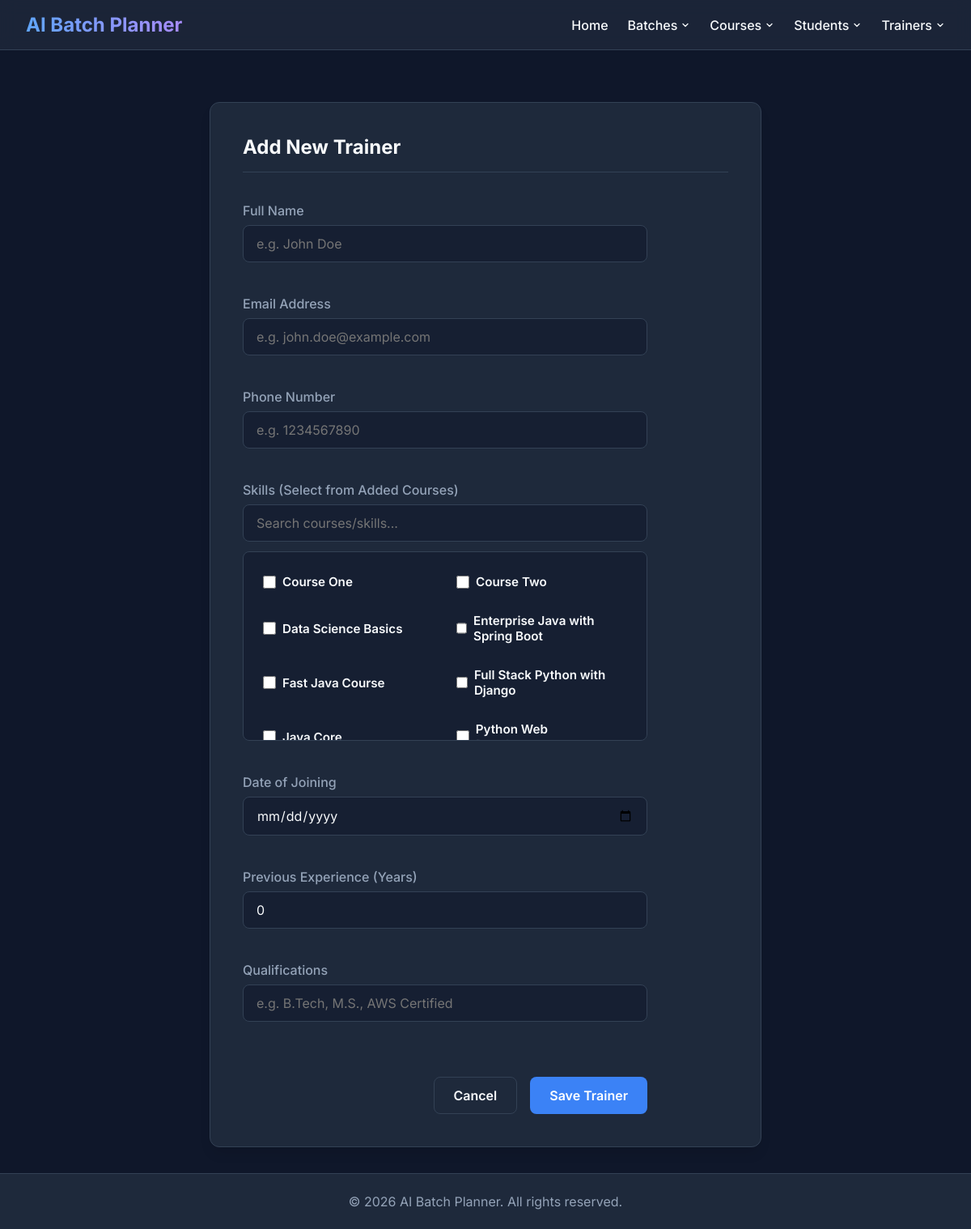
Page /trainers/new on the earlier database version.
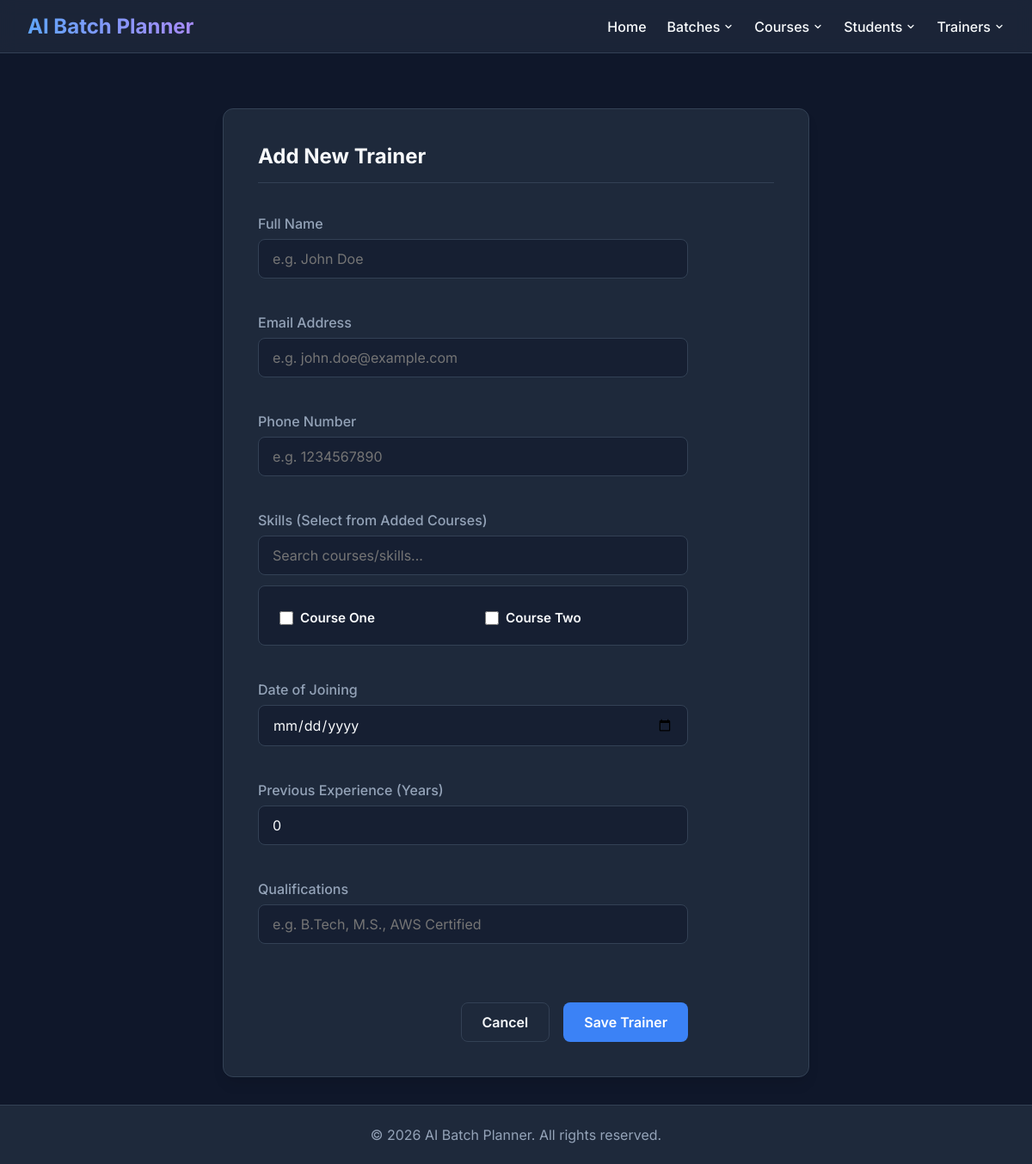
Same page on the later database version.
### tables this page shows
CREATE TABLE Course (
    id INTEGER PRIMARY KEY AUTOINCREMENT,

    course_name TEXT NOT NULL UNIQUE,

    technology_stack TEXT NOT NULL,

    duration_hours INTEGER NOT NULL
        CHECK(duration_hours > 0),

    description TEXT,

    status TEXT NOT NULL DEFAULT 'Active'
        CHECK(status IN ('Active', 'Inactive')),

    created_at DATETIME NOT NULL DEFAULT CURRENT_TIMESTAMP,

    updated_at DATETIME NOT NULL DEFAULT CURRENT_TIMESTAMP,

    created_by TEXT,

    updated_by TEXT
);

### routes/trainer_routes.py (the view)
@trainer_bp.route("/trainers/new", methods=["GET"])
def add_trainer():
    courses = course_service.get_all_courses()
    return render_template("trainer_form.html", courses=courses)

### models/course.py (called while the page is built)
    def get_connection(self):
        conn = sqlite3.connect(DB_PATH)
        conn.row_factory = sqlite3.Row
        return conn

    def get_all_courses(self):
        conn = self.get_connection()
        rows = conn.execute("SELECT * FROM Course ORDER BY course_name ASC").fetchall()
        conn.close()
        return [dict(r) for r in rows]

### services/course_service.py (called while the page is built)
    def get_all_courses(self):
        return self.course_model.get_all_courses()

### templates/trainer_form.html (shortened to what this page needs)
{% extends 'base.html' %}
{% block content %}
<div class="form-container">
    <div class="form-header">
        <h2>Add New Trainer</h2>
    </div>
    <form id="trainerForm" method="POST" action="{{ url_for('trainer.save_trainer') }}">
        <div class="form-group">
            <label class="form-label" for="full_name">Full Name</label>
            <input type="text" id="full_name" name="full_name" class="form-control" placeholder="e.g. John Doe"
                required>
        </div>
        <div class="form-group">
            <label class="form-label" for="email">Email Address</label>
            <input type="email" id="email" name="email" class="form-control" placeholder="e.g. john.doe@example.com"
                required>
        </div>
        <div class="form-group">
            <label class="form-label" for="phone">Phone Number</label>
            <input type="text" id="phone" name="phone" class="form-control" placeholder="e.g. 1234567890" required>
        </div>
        <div class="form-group">
            <label class="form-label">Skills (Select from Added Courses)</label>
            <input type="text" id="skills_search" class="form-control" placeholder="Search courses/skills..." style="margin-bottom: 0.75rem;">
            <div class="skills-grid-container">
                <div class="skills-checkbox-grid">
                    {% for course in courses %}
                    <label class="skills-checkbox-item">
                        <input type="checkbox" name="skills" value="{{ course.course_name }}">
                        <span class="skills-checkbox-label">{{ course.course_name }}</span>
                    </label>
                    {% else %}
                    <div style="grid-column: 1 / -1; text-align: center; color: var(--text-muted); padding: 1rem;">
                        No courses added yet. Please <a href="{{ url_for('course_bp.create_course') }}"
                            style="color: var(--primary); text-decoration: underline;">add a course</a> first.
                    </div>
                    {% endfor %}
                </div>
            </div>
        </div>
        <div class="form-group">
            <label class="form-label" for="date_of_joining">Date of Joining</label>
            <input type="date" id="date_of_joining" name="date_of_joining" class="form-control" required>
        </div>
        <div class="form-group">
            <label class="form-label" for="previous_experience">Previous Experience (Years)</label>
            <input type="number" step="0.1" id="previous_experience" name="previous_experience" class="form-control"
                min="0" value="0" required>
        </div>
        <div class="form-group">
            <label class="form-label" for="qualifications">Qualifications</label>
            <input type="text" id="qualifications" name="qualifications" class="form-control"
                placeholder="e.g. B.Tech, M.S., AWS Certified">
        </div>
        <div class="form-actions">
            <a href="{{ url_for('trainer.view_trainers') }}" class="btn btn-outline">Cancel</a>
            <button type="submit" class="btn btn-primary">Save Trainer</button>
        </div>
    </form>
</div>
{% endblock %}

Differences in the rows shown:
removed Course: course_name "Data Science Basics"
removed Course: course_name "Enterprise Java with Spring Boot"
removed Course: course_name "Fast Java Course"
removed Course: course_name "Full Stack Python with Django"
removed Course: course_name "Java Core"
removed Course: course_name "Python Web…"
